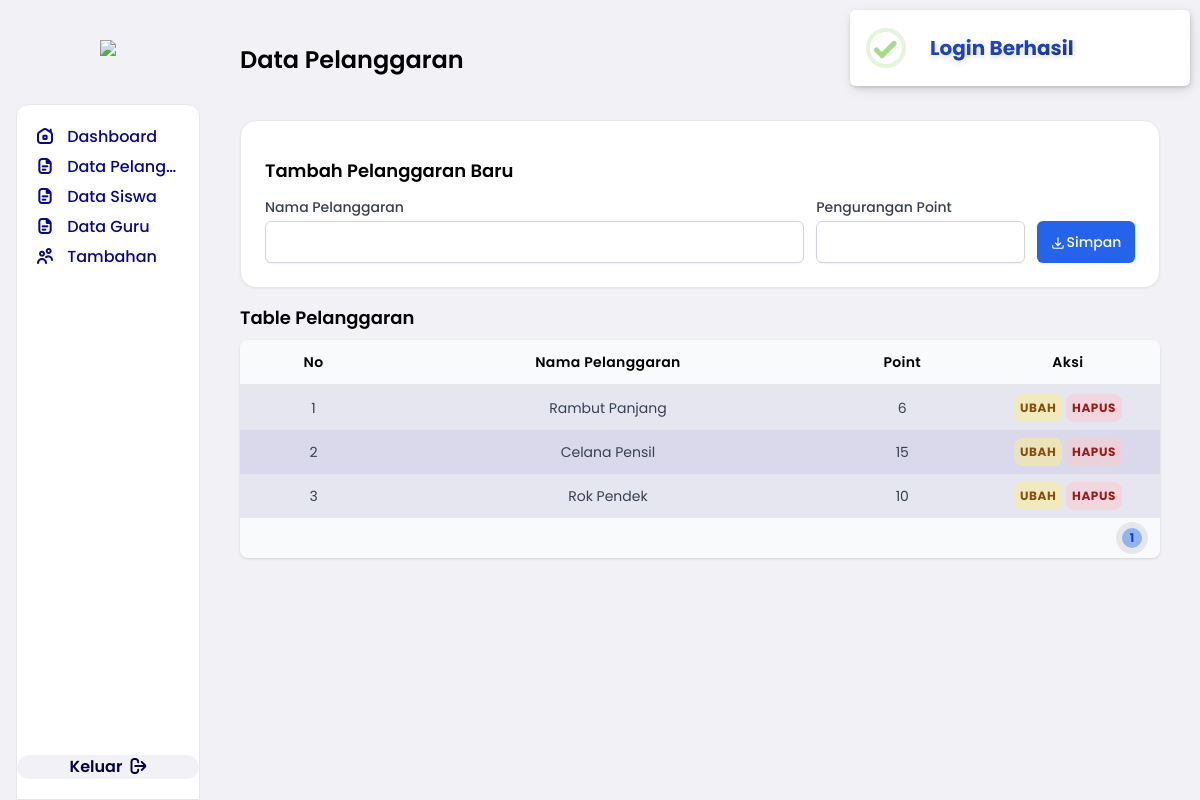
The page /dist/pelanggaran.php (signed in) on the database its author committed.
### tables this page shows
CREATE TABLE `tbpelanggaran` (
  `idpelanggaran` int(11) NOT NULL,
  `namapelanggaran` varchar(50) NOT NULL,
  `point` varchar(3) NOT NULL,
  `deskripsi` varchar(255) NOT NULL
);

### dist/pelanggaran.php (the view, shortened to what this page needs)
<?php
include './res/koneksi.php';
if (isset($_SESSION['pesan'])) {
    $pesan = $_SESSION['pesan'];
}
?>
<!DOCTYPE html>
<html lang="en">
<head>
    <?php include './res/header.php'; ?>
</head>
<body onload="<?= @$pesan ?>">
    <div class="grid grid-cols-12">
        <?php include './res/sidepanel.php'; ?>
        <section id="content" class="px-10 col-span-10 bg-[#01004C]/5 text-center h-screen overflow-hidden">
            <div class="my-10 flex justify-between items-center">
                <div class="text-2xl font-semibold">Data Pelanggaran</div>
                <div class="dropdown relative">
                </div>
            </div>
            <div class="p-6 bg-white shadow-sm rounded-2xl border overflow-hidden">
                <div class="text-lg font-semibold text-left py-3">Tambah Pelanggaran Baru</div>
                <form method="POST" action="./res/aksi_crud.php">
                    <div class="grid grid-cols-8 grid-flow-row 2xl:gap-6 gap-3 text-left align-bottom">
                        <div class="col-span-5">
                            <label for="namapelanggaran" class="block text-sm font-medium text-gray-700 ">Nama Pelanggaran</label>
                            <input required maxlength="25" type="text" name="tnamapelanggaran" id="namapelanggaran" autocomplete="full-name" class="text-slate-900 mt-1 block w-full rounded-md border-gray-300 shadow-sm focus:border-blue-500 focus:ring-blue-500">
                        </div>
                        <div class="col-span-2">
                            <label for="point" class="block text-sm font-medium text-gray-700 ">Pengurangan Point</label>
                            <input required maxlength="25" type="number" name="tpoint" id="point" autocomplete="full-name" class="text-slate-900 mt-1 block w-full rounded-md border-gray-300 shadow-sm focus:border-blue-500 focus:ring-blue-500">
                        </div>
                        <div class="col-span-1 grid items-end">
                            <button type="submit" class="flex justify-center items-center h-[42px] rounded-md border border-transparent text-sm font-medium text-white dark:text-slate-100 shadow-sm bg-blue-600 dark:bg-blue-700/70 hover:bg-blue-700 dark:hover:bg-blue-700 active:bg-blue-800 dark:active:bg-blue-700/70 transition-all" name="bsimpanpelanggaran" data-mdb-ripple="true" data-mdb-ripple-color="light">
                                <svg xmlns="http://www.w3.org/2000/svg" fill="none" viewBox="0 0 24 24" stroke-width="2" stroke="currentColor" class="w-4 h-4 pt-0.5">
                                    <path stroke-linecap="round" stroke-linejoin="round" d="M3 16.5v2.25A2.25 2.25 0 005.25 21h13.5A2.25 2.25 0 0021 18.75V16.5M16.5 12L12 16.5m0 0L7.5 12m4.5 4.5V3" />
                                </svg>
                                Simpan
                            </button>
                        </div>
                    </div>
                </form>
            </div>
            <div class="text-lg font-semibold text-left pt-4 pb-2">Table Pelanggaran</div>
            <div class="overflow-auto rounded-lg shadow hidden md:block">
                <table class="w-full">
                    <thead class="bg-gray-50 border-b-2 border-gray-200">
                        <tr>
                            <th class="w-24 p-3 text-sm font-semibold tracking-wide text-center">No</th>
                            <th class="w-72 p-3 text-sm font-semibold tracking-wide text-center">Nama Pelanggaran</th>
                            <th class="w-24 p-3 text-sm font-semibold tracking-wide text-center">Point</th>
                            <th class="w-24 p-3 text-sm font-semibold tracking-wide text-center">Aksi</th>
                        </tr>
                    </thead>
                    <tbody>
                        <?php
                        $halaman = 4;
                        $page = isset($_GET["hlm"]) ? (int)$_GET["hlm"] : 1;
                        $mulai = ($page > 1) ? ($page * $halaman) - $halaman : 0;
                        $result = mysqli_query($koneksi, "SELECT * FROM tbpelanggaran");
                        $total = mysqli_num_rows($result);
                        $pages = ceil($total / $halaman);
                        if (isset($_POST['bcari'])) {
                            $keyword = $_POST['tcari'];
                            $q = "SELECT * FROM tbpelanggaran WHERE namapelanggaran LIKE '%$keyword%' OR point LIKE '%$keyword%' ORDER BY idpelanggaran DESC LIMIT $mulai, $halaman";
                        } elseif (isset($_POST['breset'])) {
                            $q = "SELECT * FROM tbpelanggaran ORDER BY idpelanggaran DESC LIMIT $mulai, $halaman";
                        } else {
                            $q = "SELECT * FROM tbpelanggaran ORDER BY idpelanggaran DESC LIMIT $mulai, $halaman";
                        }
                        $query = mysqli_query($koneksi, $q) or die(mysqli_error($koneksi));
                        $no = $mulai + 1;
                        while ($data = mysqli_fetch_array($query)) :
                        ?>
                            <tr class="odd:bg-[#0a088a]/5 even:bg-[#0a088a]/10 hover:bg-gray-50">
                                <td class="p-3 text-sm text-gray-700 text-center whitespace-nowrap"><?= $no++ ?></td>
                                <td class="p-3 text-sm text-gray-700 text-center whitespace-nowrap"><?= $data['namapelanggaran'] ?></td>
                                <td class="p-3 text-sm text-gray-700 text-center whitespace-nowrap"><?= $data['point'] ?></td>
                                <td class="p-1.5 text-sm text-gray-700 text-center whitespace-nowrap">
                                    <button type="button" class="p-1.5 text-xs font-bold uppercase tracking-wider rounded-lg text-yellow-800 bg-yellow-200/50 hover:bg-yellow-400/60 active:bg-yellow-400 transition-all" data-bs-toggle="modal" data-bs-target="#modalUbah<?= $data['idpelanggaran'] ?>" data-mdb-ripple="true" data-mdb-ripple-color="light">Ubah</button>
                                    <button type="button" class="p-1.5 text-xs font-bold uppercase tracking-wider rounded-lg text-red-800 bg-red-200/50 hover:bg-red-300/60 active:bg-red-400 transition-all" data-bs-toggle="modal" data-bs-target="#modalHapus<?= $data['idpelanggaran'] ?>" data-mdb-ripple="true" data-mdb-ripple-color="light">Hapus</button>
                                </td>
                            </tr>
                        <?php endwhile; ?>
                    </tbody>
                </table>
                <div class="flex justify-end items-center p-1 text-xs uppercase bg-gray-50 rounded-b-lg">
                    <div class="rounded-full bg-gray-200 py-0.5 px-1 mr-2 flex items-center justify-center font-bold">
                        <?php for ($i = 1; $i <= $pages; $i++) { ?>
                            <a href="?hlm=<?php echo $i; ?>" class="rounded-full w-5 h-5 my-1 mx-0.5 flex items-center justify-center text-blue-800 bg-blue-500/50 hover:bg-blue-600/60 active:bg-blue-700 transition-all"><?php echo $i; ?></a>
                        <?php } ?>
                    </div>
                </div>
            </div>
        </section>
    </div>
</body>
</html>

### rows shown on the page
tbpelanggaran: namapelanggaran "Rambut Panjang", point "6"
tbpelanggaran: namapelanggaran "Celana Pensil", point "15"
tbpelanggaran: namapelanggaran "Rok Pendek", point "10"
